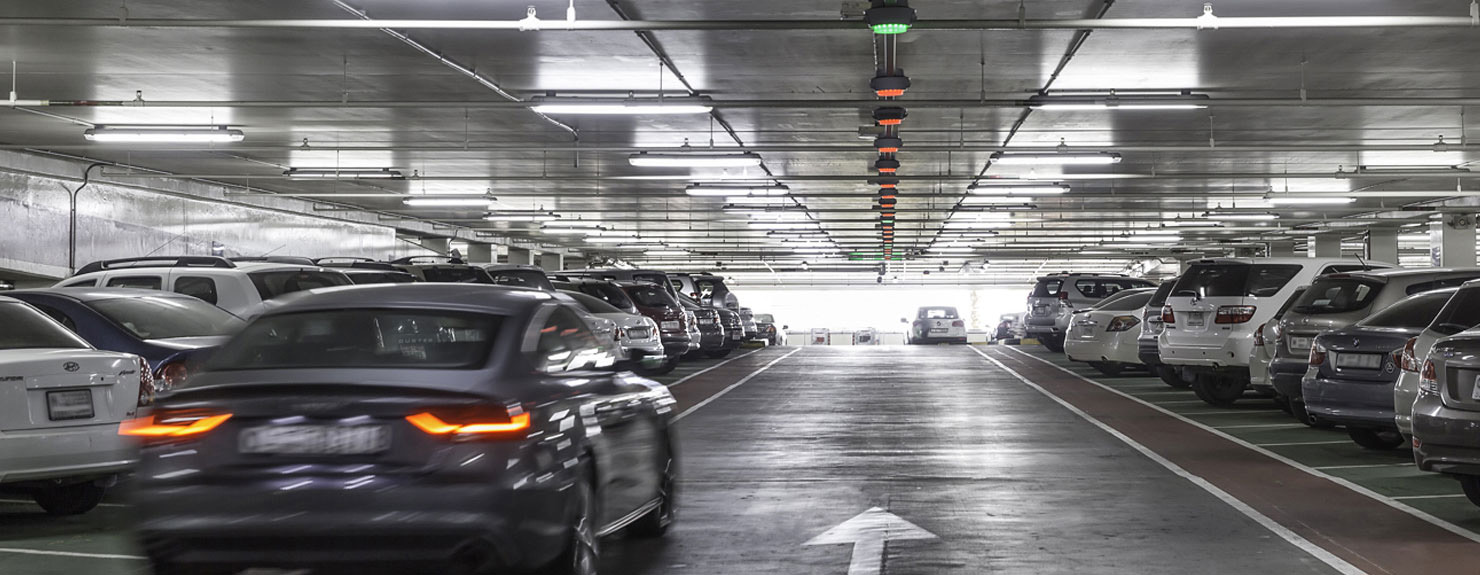
#> input picture 2020/refactoring-global-data-pipeline-kafka-streams-ruby/images/garage-01.jpg, 1480 x 575 px
$ python overlay.py garage-01.jpg whiteboard.jpg   (older library calls are emulated)
#> lines starting #> are read from the running program, lines starting #| are printed output that depends on the picture
#!/usr/bin/env python3

# Requires Pillow: $ pip3 install pillow

from PIL import Image, ImageFont, ImageDraw
import sys

font = ImageFont.truetype("Merriweather-Bold.ttf", 200)


def main(image_file_path, text):
#> called with image_file_path = 'garage-01.jpg', text = 'whiteboard.jpg'
  with Image.open(image_file_path) as img:
#> img is the input picture: PIL image 1480x575 RGB; mean R, G, B 115.1, 113.9, 114.2
      draw = ImageDraw.Draw(img)
      text_width, text_height = draw.textsize(text, font)
#> text_width = 1498; text_height = 228
      x = (img.width / 2) - (text_width / 2)
#> x = -9
      y = img.height - text_height
#> y = 347
      draw.text((x, y), text, fill=(0, 0, 0), font=font)
      img.save(image_file_path)
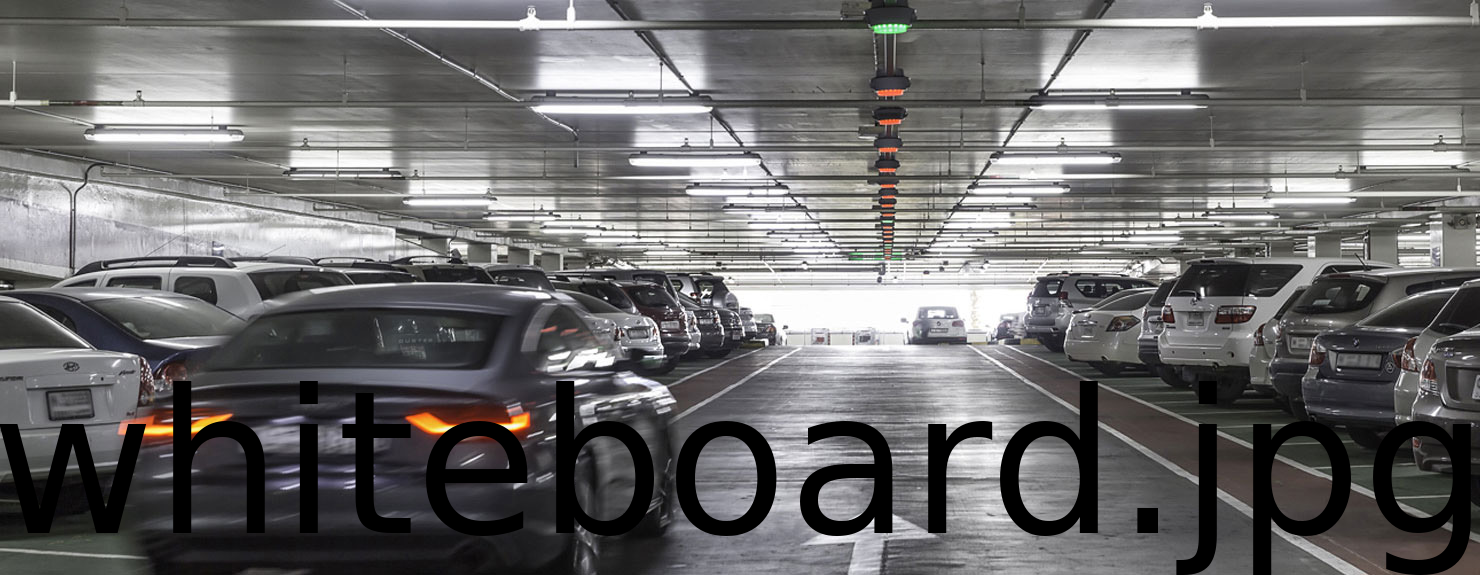
#> saved as garage-01.jpg: PIL image 1480x575 RGB; mean R, G, B 107.8, 106.9, 107.1

  return True

if __name__ == '__main__':
  image_file_path = sys.argv[1]
  text = sys.argv[2]
  main(image_file_path, text)
